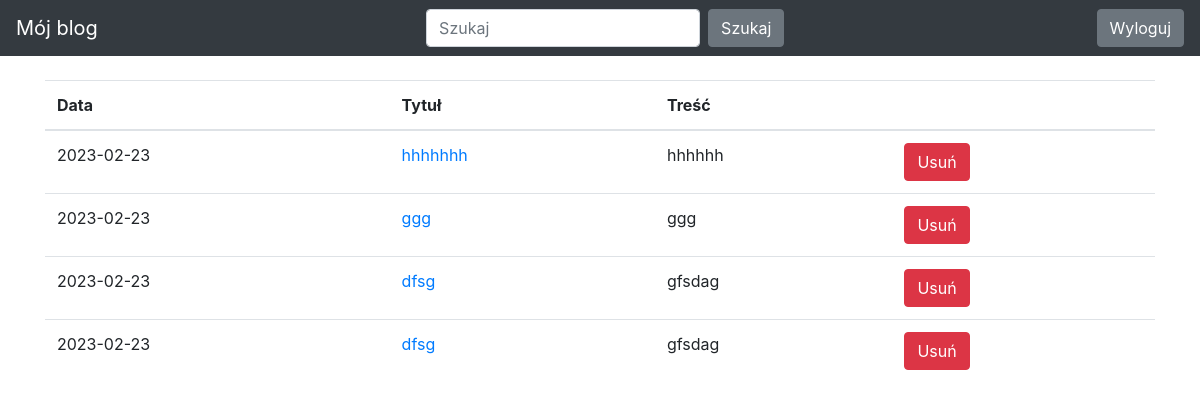
The page /drafts/ (signed in) on the database as committed earlier.
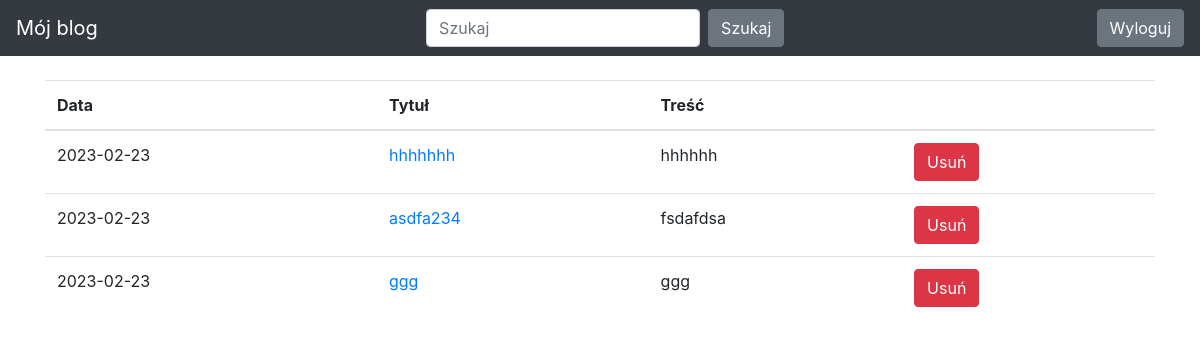
The same page on the database as committed later.
### Blog/models.py (models this page shows)
class Entry(db.Model):
   id = db.Column(db.Integer, primary_key=True)
   title = db.Column(db.String(80), nullable=False)
   body = db.Column(db.Text, nullable=False)
   pub_date = db.Column(db.DateTime, nullable=False,
       default=datetime.datetime.utcnow)
   is_published = db.Column(db.Boolean, default=False)

### Blog/routes.py (the view)
@app.route("/drafts/", methods=["GET", "POST"])
@login_required
def list_drafts():
    entries = Entry.query.filter_by(is_published=False).order_by(Entry.pub_date.desc())
    entry_id = None
    if request.method == "POST":
        entry_id = request.form.get('entry_id')
        return delete_entry(entry_id)
    return render_template('drafts.html', entries = entries)

### Blog/routes.py (called while the page is built)
def login_required(view_func):
   @functools.wraps(view_func)
   def check_permissions(*args, **kwargs):
       if session.get('logged_in'):
           return view_func(*args, **kwargs)
       return redirect(url_for('login', next=request.path))
   return check_permissions

### Blog/templates/drafts.html (shortened to what this page needs)
{% extends "base.html" %}
{% block content %}
<table class="table">
   <thead>
     <tr>
       <th scope="col">Data</th>
       <th scope="col">Tytuł</th>
       <th scope="col">Treść</th>
       <th scope="col"></th>
     </tr>
   </thead>
   <tbody>
       {% for post in entries %}
     <tr>
       <td>
           {{ post.pub_date.strftime('%Y-%m-%d') }}
       </td>
       <td>
           <a href="{{ url_for('edit_entry', entry_id=post.id) }}">
               {{ post.title }}
           </a>
       </td>
       <td>{{ post.body|truncate(100, true) }}</td>
       <td>
          <form action="/drafts/" method="POST">
              <button type="submit" class="btn btn-danger">Usuń</button>
          </form>
        </td>
     </tr>
     {% endfor %}
   </tbody>
 </table>
{% endblock %}

Rows that differ between the two databases and show on the page:
removed Entry: pub_date "2023-02-23", title "dfsg", body "gfsdag"
removed Entry: pub_date "2023-02-23", title "dfsg", body "gfsdag"
now on this page (row edited): Entry: pub_date "2023-02-23", title "asdfa234", body "fsdafdsa"
